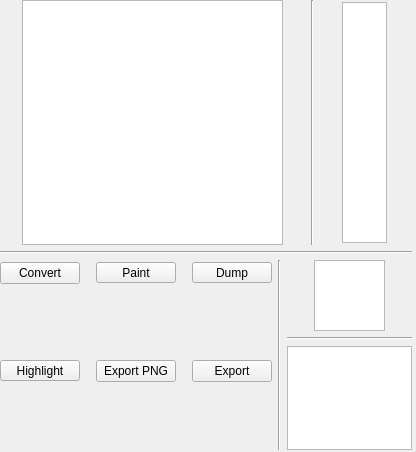
<?xml version="1.0" encoding="UTF-8"?>
<ui version="4.0">
 <class>TabBG</class>
 <widget class="QWidget" name="TabBG">
  <property name="geometry">
   <rect>
    <x>0</x>
    <y>0</y>
    <width>416</width>
    <height>452</height>
   </rect>
  </property>
  <property name="minimumSize">
   <size>
    <width>416</width>
    <height>452</height>
   </size>
  </property>
  <property name="maximumSize">
   <size>
    <width>416</width>
    <height>452</height>
   </size>
  </property>
  <property name="windowTitle">
   <string>Form</string>
  </property>
  <widget class="QWidget" name="layoutWidget">
   <property name="geometry">
    <rect>
     <x>0</x>
     <y>0</y>
     <width>412</width>
     <height>450</height>
    </rect>
   </property>
   <layout class="QVBoxLayout" name="verticalLayout">
    <property name="sizeConstraint">
     <enum>QLayout::SetNoConstraint</enum>
    </property>
    <item>
     <layout class="QHBoxLayout" name="horizontalLayout_2">
      <property name="sizeConstraint">
       <enum>QLayout::SetFixedSize</enum>
      </property>
      <item>
       <widget class="VisualizationGraphicsView" name="visualizationView">
        <property name="minimumSize">
         <size>
          <width>261</width>
          <height>245</height>
         </size>
        </property>
        <property name="maximumSize">
         <size>
          <width>261</width>
          <height>245</height>
         </size>
        </property>
        <property name="alignment">
         <set>Qt::AlignHCenter|Qt::AlignTop</set>
        </property>
       </widget>
      </item>
      <item>
       <widget class="Line" name="lnVr1">
        <property name="orientation">
         <enum>Qt::Vertical</enum>
        </property>
       </widget>
      </item>
      <item>
       <widget class="SpritesGraphicsView" name="spritesView">
        <property name="minimumSize">
         <size>
          <width>45</width>
          <height>241</height>
         </size>
        </property>
        <property name="maximumSize">
         <size>
          <width>45</width>
          <height>241</height>
         </size>
        </property>
        <property name="mouseTracking">
         <bool>false</bool>
        </property>
        <property name="alignment">
         <set>Qt::AlignLeading|Qt::AlignLeft|Qt::AlignTop</set>
        </property>
       </widget>
      </item>
     </layout>
    </item>
    <item>
     <widget class="Line" name="lnHz1">
      <property name="orientation">
       <enum>Qt::Horizontal</enum>
      </property>
     </widget>
    </item>
    <item>
     <layout class="QHBoxLayout" name="horizontalLayout">
      <property name="rightMargin">
       <number>0</number>
      </property>
      <item>
       <layout class="QGridLayout" name="gridLayout_2">
        <item row="0" column="0">
         <widget class="QPushButton" name="btConvert">
          <property name="text">
           <string>Convert</string>
          </property>
         </widget>
        </item>
        <item row="0" column="1">
         <spacer name="horizontalSpacer">
          <property name="orientation">
           <enum>Qt::Horizontal</enum>
          </property>
          <property name="sizeType">
           <enum>QSizePolicy::Minimum</enum>
          </property>
          <property name="sizeHint" stdset="0">
           <size>
            <width>10</width>
            <height>26</height>
           </size>
          </property>
         </spacer>
        </item>
        <item row="0" column="3">
         <spacer name="horizontalSpacer_2">
          <property name="orientation">
           <enum>Qt::Horizontal</enum>
          </property>
          <property name="sizeType">
           <enum>QSizePolicy::Minimum</enum>
          </property>
          <property name="sizeHint" stdset="0">
           <size>
            <width>10</width>
            <height>26</height>
           </size>
          </property>
         </spacer>
        </item>
        <item row="0" column="4">
         <widget class="QToolButton" name="btDump">
          <property name="sizePolicy">
           <sizepolicy hsizetype="Minimum" vsizetype="Fixed">
            <horstretch>0</horstretch>
            <verstretch>0</verstretch>
           </sizepolicy>
          </property>
          <property name="text">
           <string>Dump</string>
          </property>
         </widget>
        </item>
        <item row="0" column="2">
         <widget class="QToolButton" name="btPaint">
          <property name="sizePolicy">
           <sizepolicy hsizetype="Minimum" vsizetype="Fixed">
            <horstretch>0</horstretch>
            <verstretch>0</verstretch>
           </sizepolicy>
          </property>
          <property name="text">
           <string>Paint</string>
          </property>
          <property name="checkable">
           <bool>true</bool>
          </property>
         </widget>
        </item>
        <item row="2" column="2">
         <widget class="QPushButton" name="btExportPng">
          <property name="text">
           <string>Export PNG</string>
          </property>
         </widget>
        </item>
        <item row="2" column="3">
         <spacer name="horizontalSpacer_3">
          <property name="orientation">
           <enum>Qt::Horizontal</enum>
          </property>
          <property name="sizeType">
           <enum>QSizePolicy::Minimum</enum>
          </property>
          <property name="sizeHint" stdset="0">
           <size>
            <width>10</width>
            <height>26</height>
           </size>
          </property>
         </spacer>
        </item>
        <item row="2" column="1">
         <spacer name="horizontalSpacer_4">
          <property name="orientation">
           <enum>Qt::Horizontal</enum>
          </property>
          <property name="sizeType">
           <enum>QSizePolicy::Minimum</enum>
          </property>
          <property name="sizeHint" stdset="0">
           <size>
            <width>10</width>
            <height>26</height>
           </size>
          </property>
         </spacer>
        </item>
        <item row="3" column="2">
         <spacer name="verticalSpacer">
          <property name="orientation">
           <enum>Qt::Vertical</enum>
          </property>
          <property name="sizeHint" stdset="0">
           <size>
            <width>20</width>
            <height>40</height>
           </size>
          </property>
         </spacer>
        </item>
        <item row="1" column="2">
         <spacer name="verticalSpacer_2">
          <property name="orientation">
           <enum>Qt::Vertical</enum>
          </property>
          <property name="sizeHint" stdset="0">
           <size>
            <width>20</width>
            <height>40</height>
           </size>
          </property>
         </spacer>
        </item>
        <item row="2" column="4">
         <widget class="QPushButton" name="btExport">
          <property name="sizePolicy">
           <sizepolicy hsizetype="Fixed" vsizetype="Fixed">
            <horstretch>0</horstretch>
            <verstretch>0</verstretch>
           </sizepolicy>
          </property>
          <property name="text">
           <string>Export</string>
          </property>
         </widget>
        </item>
        <item row="2" column="0">
         <widget class="QToolButton" name="btHighlight">
          <property name="sizePolicy">
           <sizepolicy hsizetype="Minimum" vsizetype="Fixed">
            <horstretch>0</horstretch>
            <verstretch>0</verstretch>
           </sizepolicy>
          </property>
          <property name="text">
           <string>Highlight</string>
          </property>
          <property name="checkable">
           <bool>true</bool>
          </property>
         </widget>
        </item>
       </layout>
      </item>
      <item>
       <widget class="Line" name="line">
        <property name="orientation">
         <enum>Qt::Vertical</enum>
        </property>
       </widget>
      </item>
      <item>
       <layout class="QGridLayout" name="gridLayout">
        <property name="sizeConstraint">
         <enum>QLayout::SetNoConstraint</enum>
        </property>
        <item row="0" column="1">
         <widget class="QGraphicsView" name="selectedView">
          <property name="minimumSize">
           <size>
            <width>71</width>
            <height>71</height>
           </size>
          </property>
          <property name="maximumSize">
           <size>
            <width>71</width>
            <height>71</height>
           </size>
          </property>
         </widget>
        </item>
        <item row="0" column="2">
         <spacer name="horizontalSpacer_5">
          <property name="orientation">
           <enum>Qt::Horizontal</enum>
          </property>
          <property name="sizeHint" stdset="0">
           <size>
            <width>40</width>
            <height>20</height>
           </size>
          </property>
         </spacer>
        </item>
        <item row="0" column="0">
         <spacer name="horizontalSpacer_6">
          <property name="orientation">
           <enum>Qt::Horizontal</enum>
          </property>
          <property name="sizeType">
           <enum>QSizePolicy::Expanding</enum>
          </property>
          <property name="sizeHint" stdset="0">
           <size>
            <width>40</width>
            <height>20</height>
           </size>
          </property>
         </spacer>
        </item>
        <item row="2" column="0" colspan="3">
         <widget class="QGraphicsView" name="paletteView">
          <property name="alignment">
           <set>Qt::AlignLeading|Qt::AlignLeft|Qt::AlignTop</set>
          </property>
         </widget>
        </item>
        <item row="1" column="0" colspan="3">
         <widget class="Line" name="line_2">
          <property name="sizePolicy">
           <sizepolicy hsizetype="Expanding" vsizetype="Fixed">
            <horstretch>0</horstretch>
            <verstretch>0</verstretch>
           </sizepolicy>
          </property>
          <property name="orientation">
           <enum>Qt::Horizontal</enum>
          </property>
         </widget>
        </item>
       </layout>
      </item>
     </layout>
    </item>
   </layout>
  </widget>
 </widget>
 <customwidgets>
  <customwidget>
   <class>SpritesGraphicsView</class>
   <extends>QGraphicsView</extends>
   <header>spritesgraphicsview.h</header>
  </customwidget>
  <customwidget>
   <class>VisualizationGraphicsView</class>
   <extends>QGraphicsView</extends>
   <header>visualizationgraphicsview.h</header>
  </customwidget>
 </customwidgets>
 <resources/>
 <connections/>
</ui>
